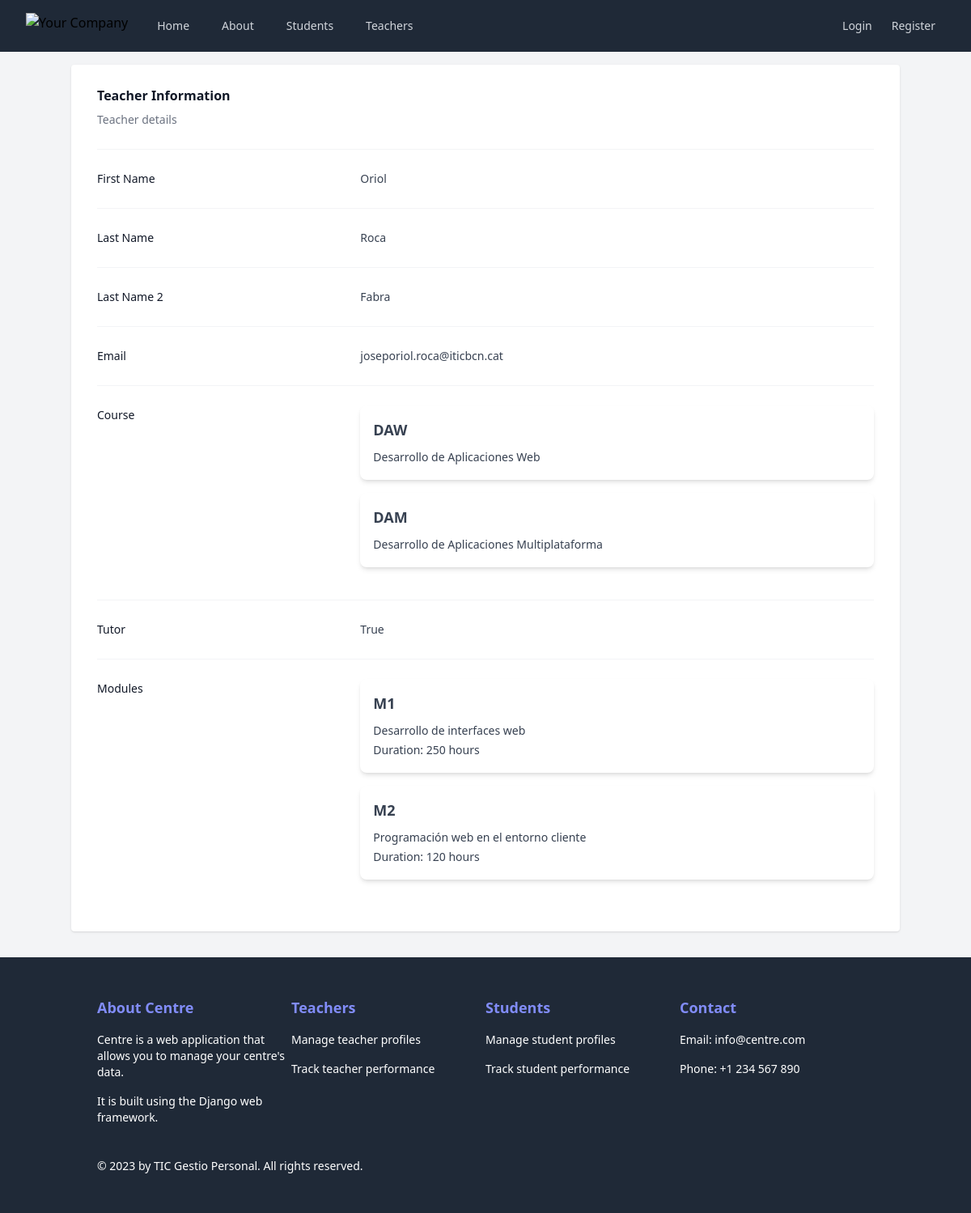
The page /teachers/1/ on the database its author committed.
### Centre/models.py (models this page shows, shortened)
class Person(models.Model):
    name = models.CharField(max_length=100)
    lastname1 = models.CharField(max_length=100)
    lastname2 = models.CharField(max_length=100)
    email = models.EmailField()
    class Meta:
        abstract = True

class Teacher(Person):
    courses = models.ManyToManyField(Course)
    tutor = models.BooleanField(default=False)
    modules = models.ManyToManyField(Module)

class Course(models.Model):
    name = models.CharField(max_length=100)
    description = models.TextField()

class Module(models.Model):
    name = models.CharField(max_length=100)
    description = models.TextField()
    duration = models.IntegerField()  # Change this line
    course = models.ForeignKey(Course, on_delete=models.CASCADE)

### Centre/views.py (the view)
# urls.py: path("teachers/<int:teacher_id>/", TeacherDetailView.as_view(), name="teacher_detail"),
class TeacherDetailView(View):
    def get(self, request, teacher_id):
        try:
            teacher = Teacher.objects.get(id=teacher_id)
        except Teacher.DoesNotExist:
            return render(request, "Centre/errors/object_not_found.html",
                          {"object_id": teacher_id, "object_type": "Teacher", "object_list_url": "teachers"})
        return render(request, "Centre/teachers/teacher_detail.html", {"teacher": teacher})

### Centre/templates/Centre/teachers/teacher_detail.html (shortened to what this page needs)
{% extends "base.html" %}
{% block content %}
    <div>
        <div class="px-4 sm:px-0">
            <h3 class="text-base font-semibold leading-7 text-gray-900">Teacher Information </h3>
            <p class="mt-1 max-w-2xl text-sm leading-6 text-gray-500">Teacher details</p>
        </div>
        <div class="mt-6 border-t border-gray-100">
            <dl class="divide-y divide-gray-100">
                <div class="px-4 py-6 sm:grid sm:grid-cols-3 sm:gap-4 sm:px-0">
                    <dt class="text-sm font-medium leading-6 text-gray-900">First Name</dt>
                    <dd class="mt-1 text-sm leading-6 text-gray-700 sm:col-span-2 sm:mt-0">{{ teacher.name }}</dd>
                </div>
                <div class="px-4 py-6 sm:grid sm:grid-cols-3 sm:gap-4 sm:px-0">
                    <dt class="text-sm font-medium leading-6 text-gray-900">Last Name</dt>
                    <dd class="mt-1 text-sm leading-6 text-gray-700 sm:col-span-2 sm:mt-0">{{ teacher.lastname1 }}</dd>
                </div>
                <div class="px-4 py-6 sm:grid sm:grid-cols-3 sm:gap-4 sm:px-0">
                    <dt class="text-sm font-medium leading-6 text-gray-900">Last Name 2</dt>
                    <dd class="mt-1 text-sm leading-6 text-gray-700 sm:col-span-2 sm:mt-0">{{ teacher.lastname2 }}</dd>
                </div>
                <div class="px-4 py-6 sm:grid sm:grid-cols-3 sm:gap-4 sm:px-0">
                    <dt class="text-sm font-medium leading-6 text-gray-900">Email</dt>
                    <dd class="mt-1 text-sm leading-6 text-gray-700 sm:col-span-2 sm:mt-0">{{ teacher.email }}</dd>
                </div>
                <div class="px-4 py-6 sm:grid sm:grid-cols-3 sm:gap-4 sm:px-0">
                    <dt class="text-sm font-medium leading-6 text-gray-900">Course</dt>
                    <dd class="mt-1 text-sm leading-6 text-gray-700 sm:col-span-2 sm:mt-0">
                        {% for course in teacher.courses.all %}
                            <div class="p-4 bg-white rounded-lg shadow-md mb-4">
                                <h4 class="font-bold text-lg mb-2">{{ course.name }}</h4>
                                <p class="text-gray-700">{{ course.description }}</p>
                            </div>
                        {% empty %}
                            <span class="text-gray-500">No courses</span>
                        {% endfor %}
                    </dd>
                </div>
                <div class="px-4 py-6 sm:grid sm:grid-cols-3 sm:gap-4 sm:px-0">
                    <dt class="text-sm font-medium leading-6 text-gray-900">Tutor</dt>
                    <dd class="mt-1 text-sm leading-6 text-gray-700 sm:col-span-2 sm:mt-0">{{ teacher.tutor }}</dd>
                </div>
                <div class="px-4 py-6 sm:grid sm:grid-cols-3 sm:gap-4 sm:px-0">
                    <dt class="text-sm font-medium leading-6 text-gray-900">Modules</dt>
                    <dd class="mt-1 text-sm leading-6 text-gray-700 sm:col-span-2 sm:mt-0">
                        {% for module in teacher.modules.all %}
                            <div class="p-4 bg-white rounded-lg shadow-md mb-4">
                                <h4 class="font-bold text-lg mb-2">{{ module.name }}</h4>
                                <p class="text-gray-700">{{ module.description }}</p>
                                <p class="text-gray-700">Duration: {{ module.duration }} hours</p>
                            </div>
                        {% empty %}
                            <span class="text-gray-500">No modules</span>
                        {% endfor %}
                    </dd>
                </div>
            </dl>
        </div>
    </div>
{% endblock %}

### rows shown on the page
Teacher: name "Oriol", lastname1 "Roca", lastname2 "Fabra", email "joseporiol.roca@iticbcn.cat", tutor "True"
Course: name "DAW", description "Desarrollo de Aplicaciones Web"
Course: name "DAM", description "Desarrollo de Aplicaciones Multiplataforma"
Module: name "M1", description "Desarrollo de interfaces web", duration "250"
Module: name "M2", description "Programación web en el entorno cliente", duration "120"
